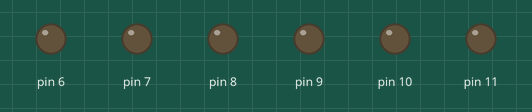
Recording of a sketch running on a simulated Arduino Uno, built with avr-gcc and run on an emulated ATmega328P. Parts: output pins drawn as LEDs (lit = HIGH).

Above: at 0.15 s.
At 1.81 s:
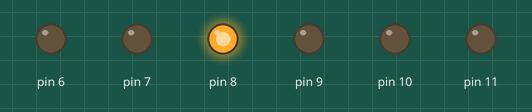
At 5.44 s:
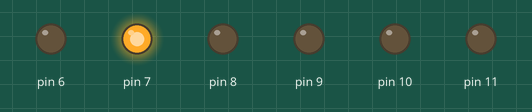
At 12.28 s:
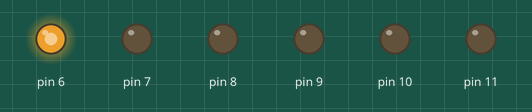
Timing chart, 0 to 12.2 s (numbered marks = the images above):
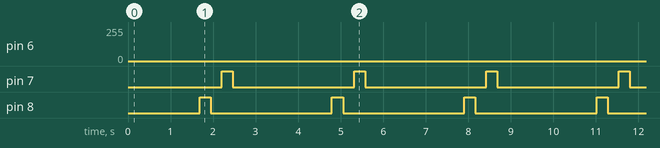

Measured:
- by itself, pin 7, pin 8: alternates HIGH for 0.26 s and LOW for 2.9 s

The sketch:

aula_4_facilitando_as_coisas.ino
```cpp
int ledverde=11;
int ledamarelo=10;
int ledlaranja=9;
int ledazul=6;
int tempo=1;

void setup() {
  pinMode(11,OUTPUT);
  pinMode(10,OUTPUT);
  pinMode(9,OUTPUT);
  pinMode(6,OUTPUT);

}

void loop() {
  for(int pino=11;pino>=6;pino--){

  for (int escada=0;escada<=255;escada++){
  analogWrite(pino,escada);
  delay(tempo);}

  for (int escada=255;escada>=0;escada--){
  analogWrite(pino,escada);
  delay(tempo);}
}
}
```
